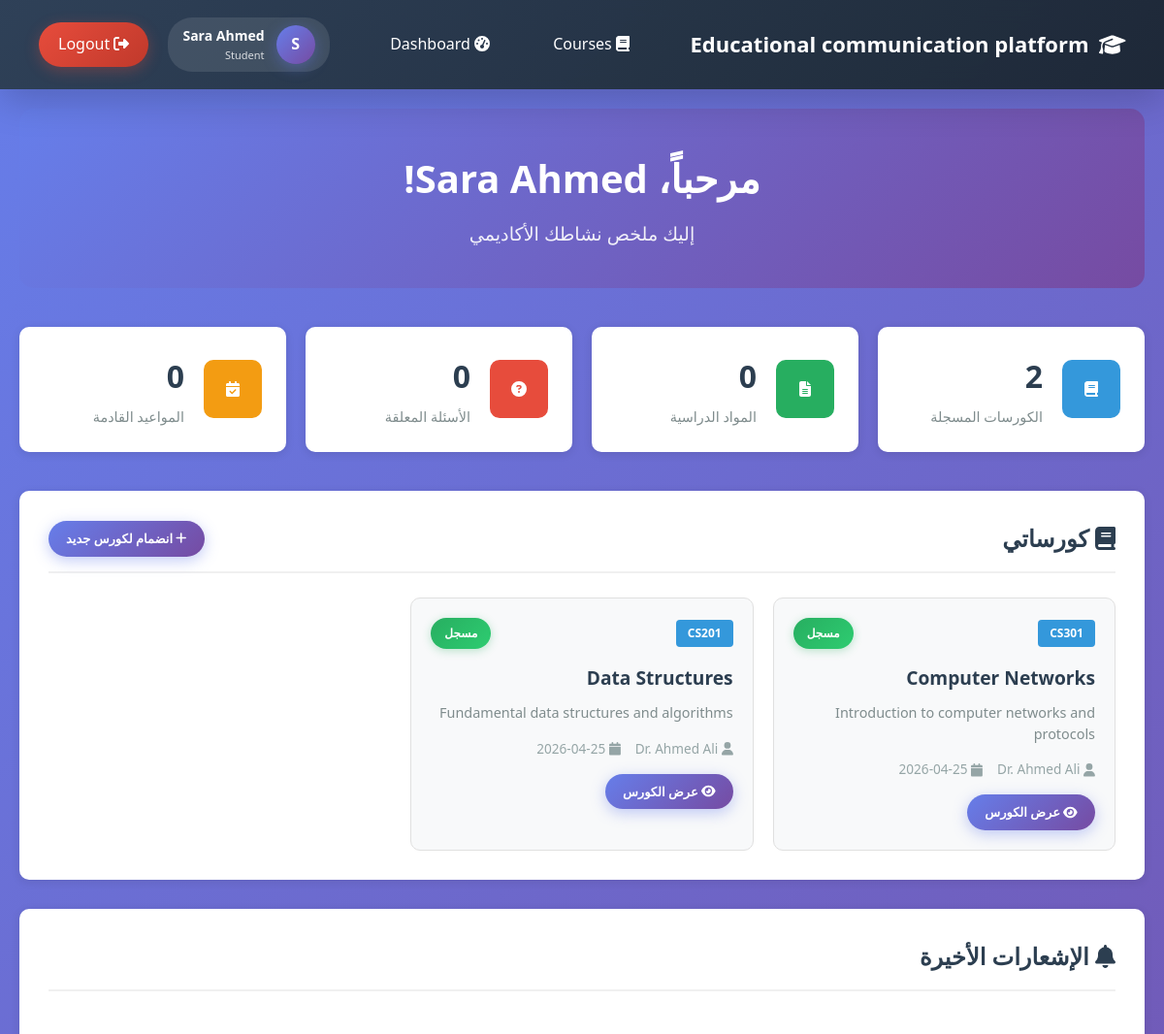
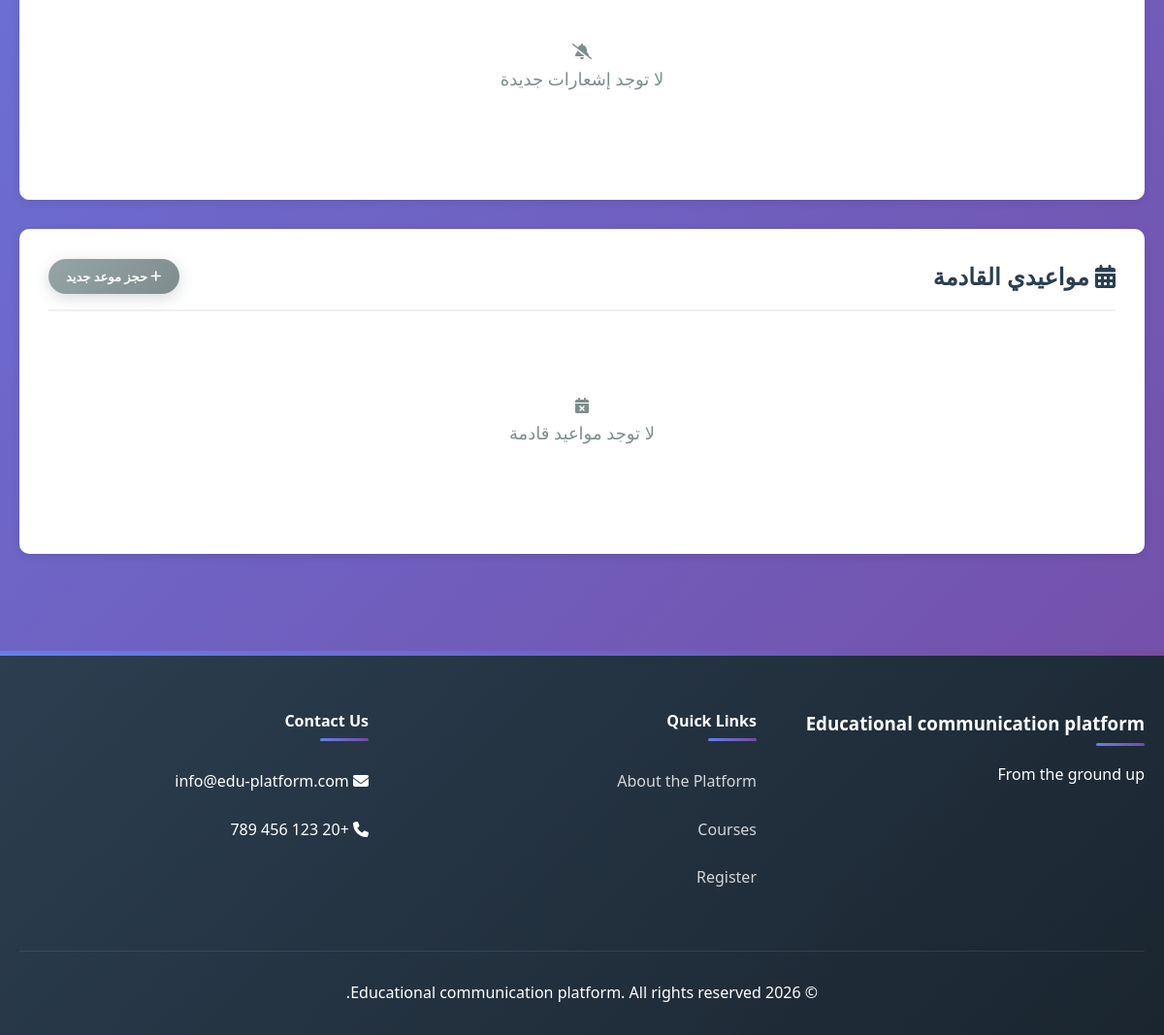
/student/dashboard.php (signed in), run on the app's committed database (2 pictures, top to bottom).
### tables this page shows
CREATE TABLE course_enrollments (
    id INT PRIMARY KEY AUTO_INCREMENT,
    course_id INT NOT NULL,
    student_id INT NOT NULL,
    enrolled_at TIMESTAMP DEFAULT CURRENT_TIMESTAMP,
    status VARCHAR(20) DEFAULT 'active',
    FOREIGN KEY (course_id) REFERENCES courses(id) ON DELETE CASCADE,
    FOREIGN KEY (student_id) REFERENCES users(id) ON DELETE CASCADE,
    UNIQUE (course_id, student_id)
);

CREATE TABLE courses (
    id INT PRIMARY KEY AUTO_INCREMENT,
    course_name VARCHAR(200) NOT NULL,
    course_code VARCHAR(20) UNIQUE NOT NULL,
    professor_id INT NOT NULL,
    description TEXT,
    created_at TIMESTAMP DEFAULT CURRENT_TIMESTAMP,
    FOREIGN KEY (professor_id) REFERENCES users(id) ON DELETE CASCADE
);

CREATE TABLE users (
    id INT PRIMARY KEY AUTO_INCREMENT,
    username VARCHAR(50) UNIQUE NOT NULL,
    email VARCHAR(100) UNIQUE NOT NULL,
    password VARCHAR(255) NOT NULL,
    full_name VARCHAR(100) NOT NULL,
    user_type ENUM('professor', 'student') NOT NULL,
    created_at TIMESTAMP DEFAULT CURRENT_TIMESTAMP
);

### includes/course_functions.php (called while the page is built, shortened)
<?php
function getStudentCourses($studentId) {
    $pdo = getDB();
    $stmt = $pdo->prepare("
        SELECT c.*, u.full_name as professor_name, ce.enrolled_at, ce.status
        FROM course_enrollments ce
        JOIN courses c ON ce.course_id = c.id
        LEFT JOIN users u ON c.professor_id = u.id
        WHERE ce.student_id = ? AND ce.status = 'active'
        ORDER BY ce.enrolled_at DESC
    ");
    $stmt->execute([$studentId]);
    return $stmt->fetchAll();
}

### student/dashboard.php (the view, shortened to what this page needs)
<?php
require_once __DIR__ . '/../includes/course_functions.php';
require_once __DIR__ . '/../includes/header.php';
$userId = getCurrentUserId();
$studentCourses = getStudentCourses($userId);
?>
<div class="dashboard-container">
    <div class="dashboard-header">
        <h1>مرحباً، <?php echo htmlspecialchars($_SESSION['full_name']); ?>!</h1>
        <p>إليك ملخص نشاطك الأكاديمي</p>
    </div>
    <div class="stats-grid">
        <div class="stat-card">
            <div class="stat-icon" style="background: #3498db;">
                <i class="fas fa-book"></i>
            </div>
            <div class="stat-info">
                <h3><?php echo count($studentCourses); ?></h3>
                <p>الكورسات المسجلة</p>
            </div>
        </div>
        <div class="stat-card">
            <div class="stat-icon" style="background: #27ae60;">
                <i class="fas fa-file-alt"></i>
            </div>
            <div class="stat-info">
                <h3>0</h3>
                <p>المواد الدراسية</p>
            </div>
        </div>
        <div class="stat-card">
            <div class="stat-icon" style="background: #e74c3c;">
                <i class="fas fa-question-circle"></i>
            </div>
            <div class="stat-info">
                <h3>0</h3>
                <p>الأسئلة المعلقة</p>
            </div>
        </div>
        <div class="stat-card">
            <div class="stat-icon" style="background: #f39c12;">
                <i class="fas fa-calendar-check"></i>
            </div>
            <div class="stat-info">
                <h3>0</h3>
                <p>المواعيد القادمة</p>
            </div>
        </div>
    </div>
    <div class="dashboard-content">
        <div class="dashboard-section">
            <div class="section-header">
                <h2><i class="fas fa-book"></i> كورساتي</h2>
                <a href="/courses/list.php" class="btn btn-primary btn-sm">
                    <i class="fas fa-plus"></i> انضمام لكورس جديد
                </a>
            </div>
            <?php if (empty($studentCourses)): ?>
                <div class="empty-state">
                    <i class="fas fa-book-open"></i>
                    <p>لم تنضم لأي كورس بعد</p>
                    <a href="/courses/list.php" class="btn btn-primary">تصفح الكورسات المتاحة</a>
                </div>
            <?php else: ?>
                <div class="courses-grid">
                    <?php foreach ($studentCourses as $course): ?>
                        <div class="course-card">
                            <div class="course-header">
                                <span class="course-code"><?php echo htmlspecialchars($course['course_code']); ?></span>
                                <span class="badge badge-enrolled">مسجل</span>
                            </div>
                            <h3><?php echo htmlspecialchars($course['course_name']); ?></h3>
                            <?php if ($course['description']): ?>
                                <p class="course-description">
                                    <?php echo htmlspecialchars(mb_substr($course['description'], 0, 100)); ?>
                                </p>
                            <?php endif; ?>
                            <div class="course-meta">
                                <span><i class="fas fa-user"></i>
                                    <?php echo htmlspecialchars($course['professor_name'] ?? 'غير محدد'); ?>
                                </span>
                                <span><i class="fas fa-calendar"></i>
                                    <?php echo date('Y-m-d', strtotime($course['enrolled_at'])); ?>
                                </span>
                            </div>
                            <div class="course-actions">
                                <a href="/courses/view.php?id=<?php echo $course['id']; ?>" class="btn btn-sm btn-primary">
                                    <i class="fas fa-eye"></i> عرض الكورس
                                </a>
                            </div>
                        </div>
                    <?php endforeach; ?>
                </div>
            <?php endif; ?>
        </div>
        <div class="dashboard-section">
            <div class="section-header">
                <h2><i class="fas fa-bell"></i> الإشعارات الأخيرة</h2>
            </div>
            <div class="empty-state">
                <i class="fas fa-bell-slash"></i>
                <p>لا توجد إشعارات جديدة</p>
            </div>
        </div>
        <div class="dashboard-section">
            <div class="section-header">
                <h2><i class="fas fa-calendar-alt"></i> مواعيدي القادمة</h2>
                <a href="/appointments/view.php" class="btn btn-secondary btn-sm">
                    <i class="fas fa-plus"></i> حجز موعد جديد
                </a>
            </div>
            <div class="empty-state">
                <i class="fas fa-calendar-times"></i>
                <p>لا توجد مواعيد قادمة</p>
            </div>
        </div>
    </div>
</div>
<?php require_once __DIR__ . '/../includes/footer.php'; ?>

### css/style.css (style rules this page uses)
* { margin: 0; padding: 0; box-sizing: border-box; }
body { font-family: 'Segoe UI', Tahoma, Geneva, Verdana, sans-serif; background: linear-gradient(135deg, #667eea 0%, #764ba2 100%); background-attachment: fixed; background-size: cover; color: #2c3e50; line-height: 1.6; min-height: 100vh; }
.btn { padding: 12px 25px; border: none; border-radius: 50px; cursor: pointer; font-size: 14px; font-weight: 600; text-decoration: none; display: inline-block; transition: all 0.3s cubic-bezier(0.175, 0.885, 0.32, 1.275); position: relative; overflow: hidden; animation: fadeIn 0.6s ease-out; }
.btn::before { content: ''; position: absolute; top: 50%; left: 50%; width: 0; height: 0; border-radius: 50%; background: rgba(255, 255, 255, 0.3); transform: translate(-50%, -50%); transition: width 0.6s, height 0.6s; }
.btn-primary { background: linear-gradient(135deg, #667eea 0%, #764ba2 100%); color: white; box-shadow: 0 4px 15px rgba(102, 126, 234, 0.4); }
.btn-secondary { background: linear-gradient(135deg, #95a5a6 0%, #7f8c8d 100%); color: white; box-shadow: 0 4px 15px rgba(149, 165, 166, 0.4); }
.btn-sm { padding: 8px 18px; font-size: 13px; }
.badge { padding: 6px 14px; border-radius: 20px; font-size: 12px; font-weight: 600; display: inline-block; transition: all 0.3s cubic-bezier(0.175, 0.885, 0.32, 1.275); animation: scaleIn 0.3s ease-out; }
.badge-enrolled { background: linear-gradient(135deg, #27ae60 0%, #2ecc71 100%); color: white; box-shadow: 0 2px 10px rgba(39, 174, 96, 0.3); }
.empty-state { text-align: center; padding: 60px 20px; color: #7f8c8d; }
.empty-state p { font-size: 18px; margin-bottom: 20px; }

### includes/header.php (style rules this page uses)
body { font-family: 'Segoe UI', Tahoma, Geneva, Verdana, sans-serif; background: linear-gradient(135deg, #667eea 0%, #764ba2 100%); background-attachment: fixed; background-size: cover; color: #2c3e50; line-height: 1.6; min-height: 100vh; }

### student/dashboard.php (style rules this page uses)
.dashboard-container { padding: 20px; max-width: 1400px; margin: 0 auto; }
.dashboard-header { text-align: center; margin-bottom: 40px; padding: 40px 20px; background: linear-gradient(135deg, #667eea 0%, #764ba2 100%); border-radius: 15px; color: white; }
.dashboard-header h1 { font-size: 2.5rem; margin-bottom: 10px; }
.dashboard-header p { font-size: 1.2rem; opacity: 0.9; }
.stats-grid { display: grid; grid-template-columns: repeat(auto-fit, minmax(250px, 1fr)); gap: 20px; margin-bottom: 40px; }
.stat-card { background: white; padding: 25px; border-radius: 10px; box-shadow: 0 2px 10px rgba(0,0,0,0.1); display: flex; align-items: center; gap: 20px; transition: transform 0.3s; }
.stat-icon { width: 60px; height: 60px; border-radius: 10px; display: flex; align-items: center; justify-content: center; color: white; }
.stat-info h3 { font-size: 2rem; margin-bottom: 5px; color: #2c3e50; }
.stat-info p { color: #7f8c8d; font-size: 0.9rem; }
.dashboard-content { display: grid; gap: 30px; }
.dashboard-section { background: white; padding: 30px; border-radius: 10px; box-shadow: 0 2px 10px rgba(0,0,0,0.1); }
.section-header { display: flex; justify-content: space-between; align-items: center; margin-bottom: 25px; padding-bottom: 15px; border-bottom: 2px solid #f0f0f0; }
.section-header h2 { color: #2c3e50; margin: 0; }
.courses-grid { display: grid; grid-template-columns: repeat(auto-fill, minmax(300px, 1fr)); gap: 20px; }
.course-card { background: #f8f9fa; border-radius: 10px; padding: 20px; transition: all 0.3s; border: 1px solid #e0e0e0; }
.course-header { display: flex; justify-content: space-between; align-items: center; margin-bottom: 15px; }
.course-code { background: #3498db; color: white; padding: 4px 12px; border-radius: 4px; font-size: 12px; font-weight: 600; }
.course-card h3 { color: #2c3e50; margin: 10px 0; font-size: 1.2rem; }
.course-description { color: #7f8c8d; font-size: 0.9rem; margin-bottom: 15px; line-height: 1.5; }
.course-meta { display: flex; gap: 15px; margin-bottom: 15px; font-size: 0.85rem; color: #95a5a6; }
.course-actions { display: flex; gap: 10px; }

### data on the page
course_enrollments: course.course_code "CS301", course.course_name "Computer Networks", course.description "Introduction to computer networks and protocols", users.full_name "Dr. Ahmed Ali", enrolled_at "2026-04-25"
course_enrollments: course.course_code "CS201", course.course_name "Data Structures", course.description "Fundamental data structures and algorithms", users.full_name "Dr. Ahmed Ali", enrolled_at "2026-04-25"

### other printed values
mb_substr($_SESSION['full_name'] ?? 'M', 0, 1) "S"
$_SESSION['full_name'] "Sara Ahmed"
count($studentCourses) "2"
